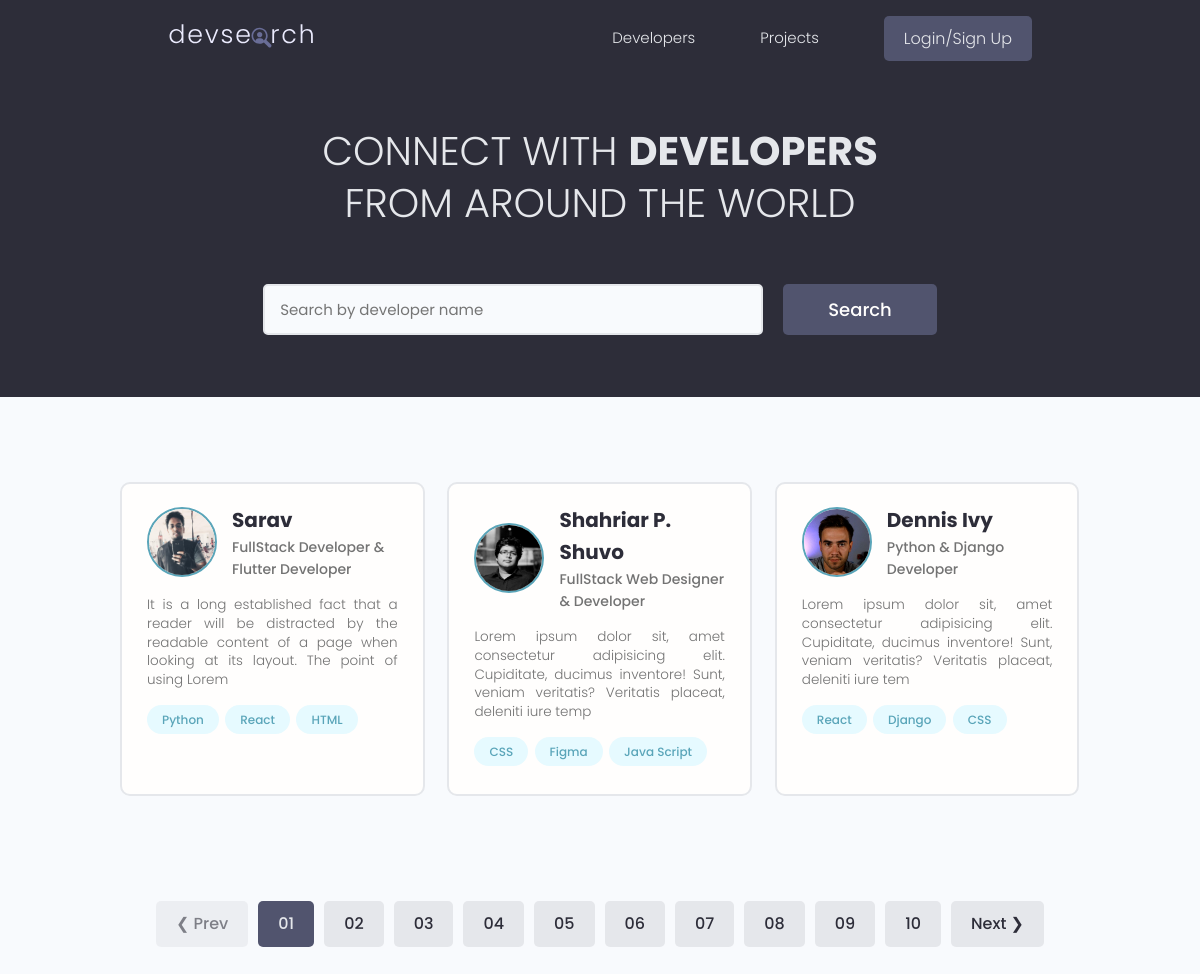
/, run on an earlier commit of the app's database.
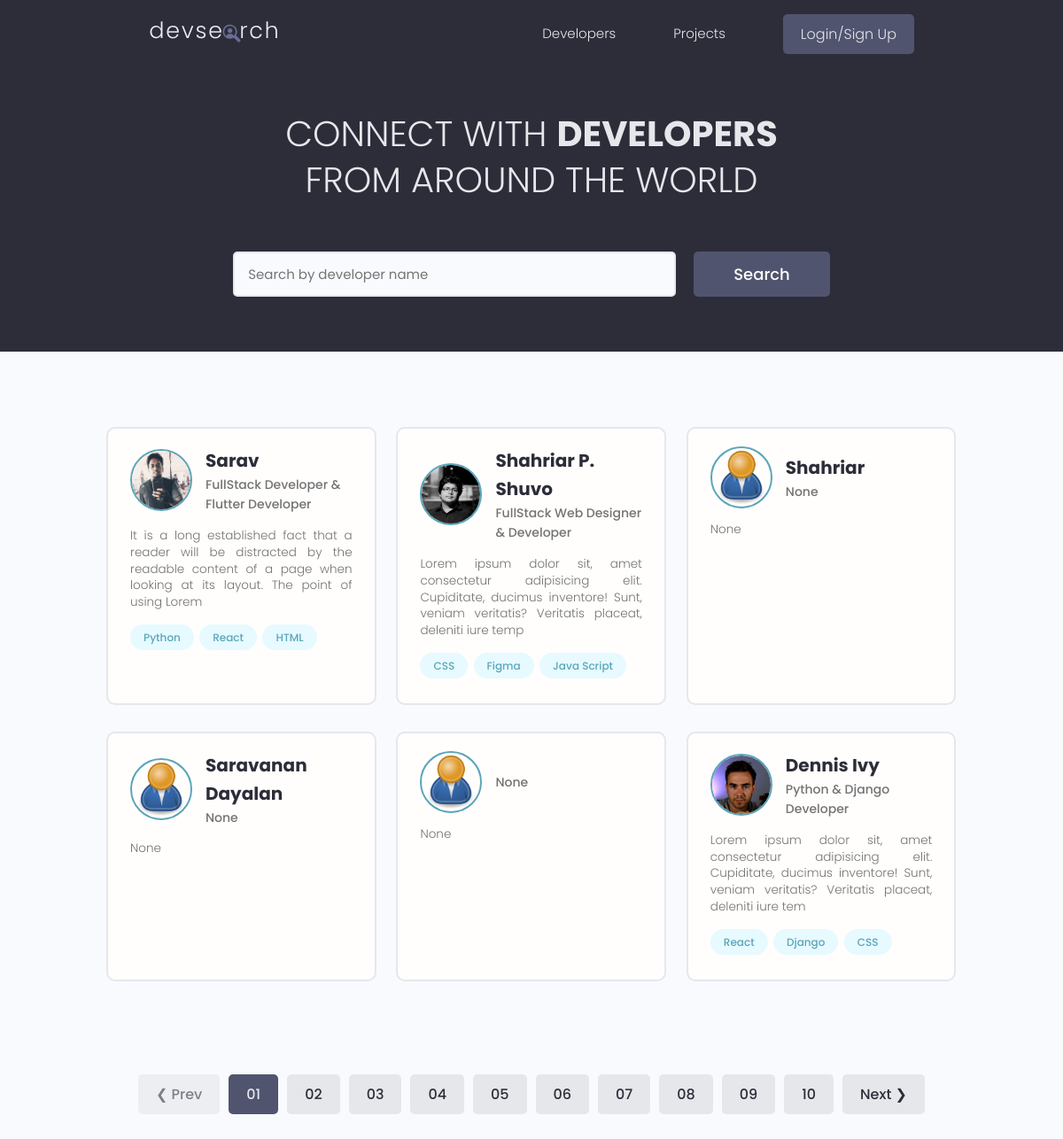
And on a later commit of the database.
### users/models.py (models this page shows, shortened)
class Profile(models.Model):
    user = models.OneToOneField(User, on_delete=models.CASCADE, null=True, blank=True)
    name = models.CharField(max_length=200, blank=True, null=True)
    username = models.CharField(max_length=200, blank=True, null=True)
    email = models.EmailField(max_length=500, null=True, blank=True)
    short_intro = models.CharField(max_length=200, blank=True, null=True)
    bio = models.TextField(blank=True, null=True)
    profile_image = models.ImageField(
        blank=True,
        null=True,
        upload_to="profiles/",
        default="profiles/user-default.png",
    )
    location = models.CharField(max_length=200, blank=True, null=True)
    social_github = models.CharField(max_length=200, blank=True, null=True)
    social_twitter = models.CharField(max_length=200, blank=True, null=True)
    social_linkedin = models.CharField(max_length=200, blank=True, null=True)
    social_youtube = models.CharField(max_length=200, blank=True, null=True)
    social_website = models.CharField(max_length=200, blank=True, null=True)
    created = models.DateTimeField(auto_now_add=True)
    id = models.UUIDField(
        default=uuid.uuid4, unique=True, primary_key=True, editable=False
    )

class Skill(models.Model):
    owner = models.ForeignKey(Profile, on_delete=models.CASCADE, null=True, blank=True)
    name = models.CharField(max_length=200, blank=True, null=True)
    description = models.TextField(blank=True, null=True)
    created = models.DateTimeField(auto_now_add=True)
    id = models.UUIDField(
        default=uuid.uuid4, unique=True, primary_key=True, editable=False
    )
    def __str__(self):
        return str(self.name)

### users/views.py (the view)
# urls.py: path("", views.profiles, name="profiles"),
def profiles(request):
    search, profiles = search_projects(request)
    context = {"profiles": profiles, "search": search}
    return render(request, "users/profiles.html", context)

### users/utils.py (called while the page is built)
def search_projects(request):
    search = ""
    if request.GET.get("search"):
        search = request.GET.get("search")
    skills = Skill.objects.filter(name__icontains=search)
    profiles = Profile.objects.distinct().filter(
        Q(name__icontains=search)
        | Q(short_intro__icontains=search)
        | Q(skill__in=skills)
    )
    return search, profiles

### users/templates/users/profiles.html (shortened to what this page needs)
{% extends 'main.html' %}
{% block content %}
<main class="home">
    <section class="hero-section text-center">
        <div class="container container--narrow">
            <div class="hero-section__box">
                <h2>CONNECT WITH <span>DEVELOPERS</span></h2>
                <h2>FROM AROUND THE WORLD</h2>
            </div>
            <div class="hero-section__search">
                <form class="form" action="{% url 'profiles' %}" method="get">
                    <div class="form__field">
                        <input class="input input--text" id="formInput#search" type="text" name="search"
                            placeholder="Search by developer name" value="{{search}}" />
                    </div>
                    <input class="btn btn--sub btn--lg" type="submit" value="Search" />
                </form>
            </div>
        </div>
    </section>
    <section class="devlist">
        <div class="container">
            <div class="grid grid--three">
                {% for profile in profiles %}
                <div class="column card">
                    <div class="dev">
                        <a href="{% url 'user-profile' profile.id %}" class="card__body">
                            <div class="dev__profile">
                                <img class="avatar avatar--md" src="{{ profile.profile_image.url }}" alt="image" />
                                <div class="dev__meta">
                                    <h3>{{profile.name}}</h3>
                                    <h5>{{profile.short_intro}}</h5>
                                </div>
                            </div>
                            <p class="dev__info">
                                {{profile.bio|slice:"150"}}
                            </p>
                            <div class="dev__skills">
                                {% for skill in profile.skill_set.all|slice:"5" %}
                                <span class="tag tag--pill tag--main">
                                    <small>{{skill}}</small>
                                </span>
                                {% endfor %}
                            </div>
                        </a>
                    </div>
                </div>
                {% endfor %}
            </div>
        </div>
    </section>
    <div class="pagination">
        <ul class="container">
            <li><a href="#" class="btn btn--disabled">&#10094; Prev</a></li>
            <li><a href="#" class="btn btn--sub">01</a></li>
            <li><a href="#" class="btn">02</a></li>
            <li><a href="#" class="btn">03</a></li>
            <li><a href="#" class="btn">04</a></li>
            <li><a href="#" class="btn">05</a></li>
            <li><a href="#" class="btn">06</a></li>
            <li><a href="#" class="btn">07</a></li>
            <li><a href="#" class="btn">08</a></li>
            <li><a href="#" class="btn">09</a></li>
            <li><a href="#" class="btn">10</a></li>
            <li><a href="#" class="btn">Next &#10095;</a></li>
        </ul>
    </div>
</main>
{% endblock content %}

What changed in the data, as far as the page shows it:
added Profile: profile_image (placeholder picture), name "Shahriar", short_intro "None", bio "None"
added Profile: profile_image (placeholder picture), name "Saravanan Dayalan", short_intro "None", bio "None"
added Profile: profile_image (placeholder picture), short_intro "None", bio "None"
